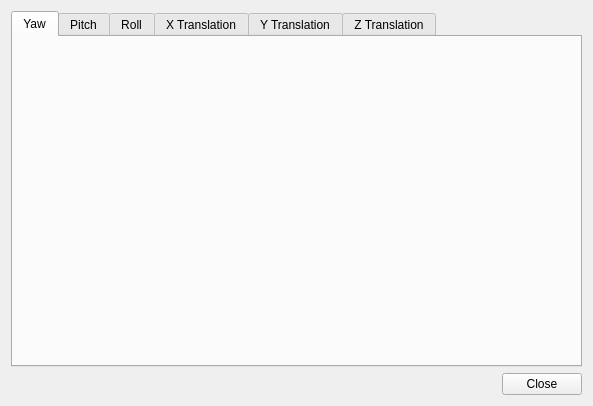
<?xml version="1.0" encoding="UTF-8"?>
<ui version="4.0">
 <class>SCPForm</class>
 <widget class="QWidget" name="SCPForm">
  <property name="geometry">
   <rect>
    <x>0</x>
    <y>0</y>
    <width>593</width>
    <height>406</height>
   </rect>
  </property>
  <property name="windowTitle">
   <string>Form</string>
  </property>
  <layout class="QVBoxLayout" name="verticalLayout_2">
   <item>
    <layout class="QVBoxLayout" name="verticalLayout">
     <item>
      <widget class="QTabWidget" name="SCPTab">
       <property name="currentIndex">
        <number>0</number>
       </property>
       <widget class="QWidget" name="SCPYaw">
        <attribute name="title">
         <string>Yaw</string>
        </attribute>
       </widget>
       <widget class="QWidget" name="SCPPitch">
        <attribute name="title">
         <string>Pitch</string>
        </attribute>
       </widget>
       <widget class="QWidget" name="SCPRoll">
        <attribute name="title">
         <string>Roll</string>
        </attribute>
       </widget>
       <widget class="QWidget" name="SCPX">
        <attribute name="title">
         <string>X Translation</string>
        </attribute>
       </widget>
       <widget class="QWidget" name="SCPY">
        <attribute name="title">
         <string>Y Translation</string>
        </attribute>
       </widget>
       <widget class="QWidget" name="SCPZ">
        <attribute name="title">
         <string>Z Translation</string>
        </attribute>
       </widget>
      </widget>
     </item>
    </layout>
   </item>
   <item>
    <layout class="QHBoxLayout" name="horizontalLayout">
     <item>
      <spacer name="horizontalSpacer">
       <property name="orientation">
        <enum>Qt::Horizontal</enum>
       </property>
       <property name="sizeHint" stdset="0">
        <size>
         <width>40</width>
         <height>20</height>
        </size>
       </property>
      </spacer>
     </item>
     <item>
      <widget class="QPushButton" name="SCPCloseButton">
       <property name="text">
        <string>Close</string>
       </property>
      </widget>
     </item>
    </layout>
   </item>
  </layout>
 </widget>
 <resources/>
 <connections/>
</ui>
